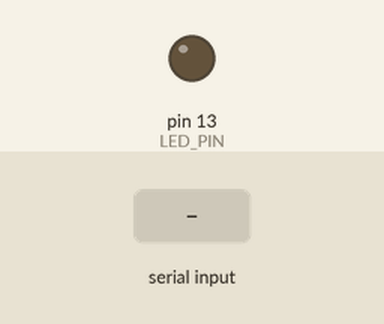
This sketch was run on a simulated Arduino Uno, built with avr-gcc and run on an emulated ATmega328P. Shown: output pins drawn as LEDs (lit = HIGH). The test bench sets the inputs (shaded band).

Above: at 1.2 s.
1.3 s: "1" received over Serial
At 2.0 s:
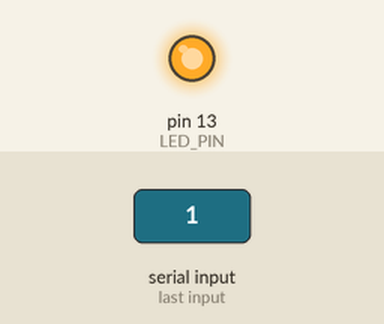
2.8 s: "0" received over Serial
At 3.1 s:
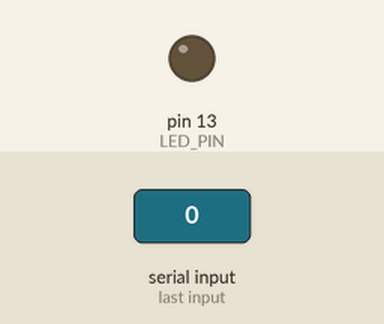
Timing chart, 0 to 5.8 s (numbered marks = the images above; inputs shaded):
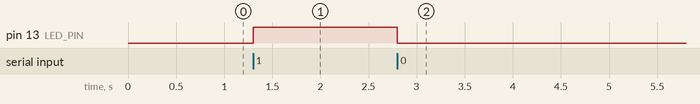

Measured:
- after the input at 1.3 s, pin 13 (LED_PIN): LOW → HIGH at once
- after the input at 2.8 s, pin 13 (LED_PIN): HIGH → LOW at once

The sketch:

BT_Control_LED.ino
```cpp
// 使用手機控制燈光
// 手機請在 Google Play 下載 Arduino bluetooth controller APP

#define LED_PIN 13

void setup() {
  pinMode(LED_PIN, OUTPUT) ;
  Serial.begin(57600); // 57600 或 9600
  digitalWrite(LED_PIN, LOW);
}

void loop() {
  if (Serial.available()) {
    char c = Serial.read();
    if (c == '1') {
      digitalWrite(LED_PIN, HIGH);
      //Serial.println("1");
    } else if (c == '0') {
      digitalWrite(LED_PIN, LOW);
      //Serial.println("0");
    }

  }
}
```
